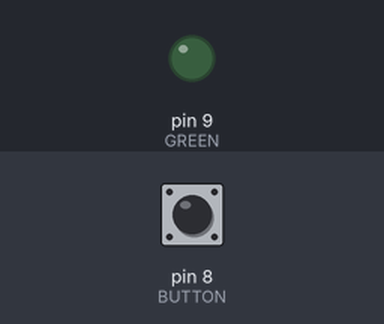
Bench run of a sketch on a simulated Arduino Uno, built with avr-gcc and run on an emulated ATmega328P. Parts: output pins drawn as LEDs (lit = HIGH). Inputs (shaded band) come from the test bench; at power-on: pin 8 (BUTTON) LOW.

Above: at 1.2 s.
1.3 s: pin 8 (BUTTON) pulled HIGH for 0.15 s
At 1.37 s:
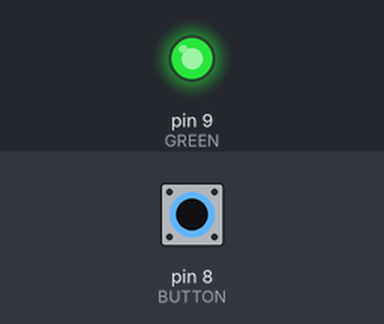
2.9 s: pin 8 (BUTTON) pulled HIGH for 3.2 s
At 6.8 s:
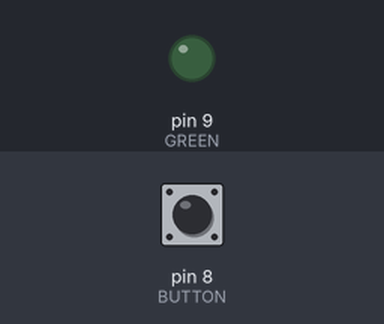
Timing chart, 0 to 8.3 s (numbered marks = the images above; inputs shaded):
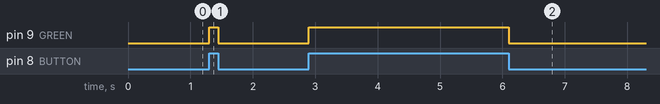

Measured:
- after the input at 1.3 s, pin 9 (GREEN): LOW → HIGH at once, → LOW 0.15 s later
- after the input at 2.9 s, pin 9 (GREEN): LOW → HIGH at once, → LOW 3.2 s later

The sketch:

20201007_button.ino
```cpp
void setup() {
  pinMode(8,INPUT);//BUTTON
  pinMode(9,OUTPUT);//GREEN

}

void loop() {
  if(digitalRead(8)== HIGH)// == 같다
    digitalWrite(9,HIGH);
  else
    digitalWrite(9,LOW);

}
```
